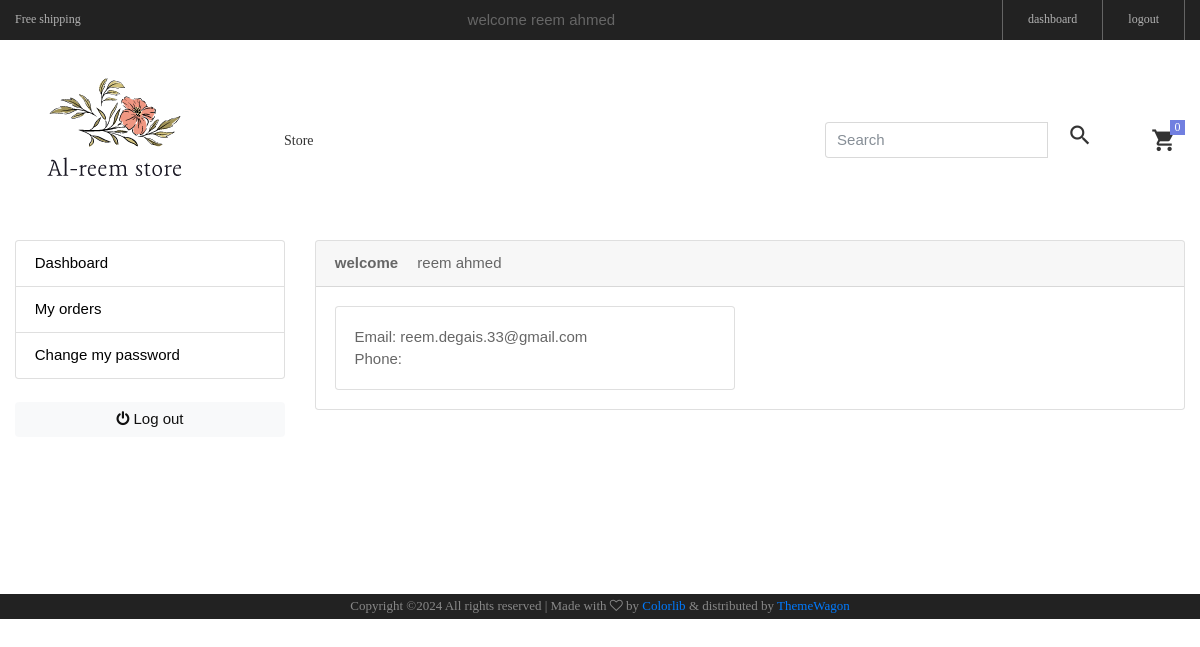
Screenshot of /accounts/dashboard/ (signed in) with the database file from the repository.
### accounts/models.py (models this page shows, shortened)
class Account(AbstractBaseUser):
    first_name = models.CharField(max_length=50)
    last_name = models.CharField(max_length=50)
    username = models.CharField(max_length=50, unique=True)
    email = models.EmailField(max_length=100, unique=True)
    phone_number = models.CharField(max_length=50)
    date_joined = models.DateTimeField(auto_now_add=True)
    last_login = models.DateTimeField(auto_now_add=True)
    is_admin = models.BooleanField(default=False)
    is_staff = models.BooleanField(default=False)
    is_active = models.BooleanField(default=False)
    is_superadmin = models.BooleanField(default=False)
    USERNAME_FIELD = 'email'
    REQUIRED_FIELDS = ['username', 'first_name', 'last_name']
    objects = MyAccountManager()

### accounts/views.py (the view)
# urls.py: path('dashboard/', views.dashboard, name='dashboard'),
@login_required(login_url= 'login')
def dashboard(request):
    return render(request, 'dashboard.html')

### cart/context_processors.py (called while the page is built)
def count(request):
    cart_counter = 0
    try:
        cart = Cart.objects.filter(cart_id=_cart_id(request))
        if request.user.is_authenticated:
            cart_items = CartItem.objects.all().filter(user=request.user)
        else:
            cart_items = CartItem.objects.all().filter(cart=cart[:1])
        for cart_item in cart_items:
            cart_counter += cart_item.quantity
    except Cart.DoesNotExist:
        cart_counter = 0
    return dict(cart_counter=cart_counter)

### cart/views.py (called while the page is built)
def _cart_id(request):
    cart = request.session.session_key
    if not cart:
        cart = request.session.create()
    return cart

### category/context_processors.py (called while the page is built)
def menu_links(request):
    links = Category.objects.all()
    return dict(links=links)

### templates/dashboard.html (shortened to what this page needs)
{% extends 'base.html' %}
{% block content %}
<section class="section-conten padding-y bg">
<div class="container" style=" padding-bottom: 13.1%;">
	<div class="row">
	{%include 'side_bar.html'%}
	<main class="col-md-9">
		<article class="card">
		<header class="card-header">
			<strong class="d-inline-block mr-3">welcome</strong>
			<span>{{user.first_name}} {{user.last_name}}</span>
		</header>
		<div class="card-body">
			<div class="row">
				<div class="col-md-6">
					<div class="card">
						<div class="card-body">
					       Email: {{user.email}} <br>
			    	        Phone: {{user.phone_number}}<br>
						</div>
					</div>
				</div>
			</div>
			</div>
		</div>
</div>
</section>
{% endblock %}

### templates/header.html
{% load static%}
<header >
    <div class="container-menu-desktop">
        <div class="top-bar">
            <div class="content-topbar flex-sb-m h-full container">
                <div class="left-top-bar">
                    Free shipping
                </div>
                {% if user.id is None%}
                <div class="right-top-bar flex-w h-full">
                    <a href="{% url 'login' %}" class="flex-c-m trans-04 p-lr-25">
                        lonin
                    </a>
                    <a href="{% url 'register' %}" class="flex-c-m trans-04 p-lr-25">
                        register
                    </a>
                </div>
                {%else%}
                <div class="right-top-bar">
                    welcome {{user.first_name}} {{user.last_name}}
                </div>
                <div class="right-top-bar flex-w h-full">
                    <a href="{% url 'dashboard' %}" class="flex-c-m trans-04 p-lr-25">
                        dashboard
                    </a>
                    <a href="{% url 'logout' %}" class="flex-c-m trans-04 p-lr-25">
                        logout
                    </a>
                </div>
                {%endif%}
            </div>
        </div>
        <div class="">
            <nav class="limiter-menu-desktop container">
                <a href="{% url 'home' %}" class="logo">
                    <img src="{% static 'images/icons/logoo.png' %}" alt="IMG-LOGO" style="height: 200px;">
                </a>
                <div class="menu-desktop">
                    <ul class="main-menu">
                        <li>
                            <a href="{% url 'store' %}">Store</a>
                        </li>
                    </ul>
                </div>
                <div class="wrap-icon-header flex-w flex-r-m">
                    <form action="{% url 'search' %}" class="search" method='GET'>
                        <div class="input-group w-100">
                            <input type="text" class="form-control" style="width:60%;" placeholder="Search" name="keyword">
                            <div class="input-group-append">
                              <button class="icon-header-item cl2 hov-cl1 trans-04 p-l-22 p-r-11 " type="submit">
                                <i class="zmdi zmdi-search"></i>
                              </button>
                            </div>
                          </div>
                      </form>
                    <a href="{% url 'cart' %}" class="widget-header pl-3 ml-3">
                        <div class="icon-header-item cl2 hov-cl1 trans-04 p-l-22 p-r-11 icon-header-noti" data-notify="{{cart_counter}}"><i class="zmdi zmdi-shopping-cart"></i></div>
                      </a>
                </div>
            </nav>
        </div>
    </div>
</header>

### ecommerce/static/css/main.css (style rules this page uses)
.container { max-width: 1380px; }
@media (max-width: 1600px) { .container { max-width: 1200px; } }
.container-menu-desktop { height: auto; width: 100%; position: relative; -webkit-transition: all 0.3s; -o-transition: all 0.3s; -moz-transition: all 0.3s; transition: all 0.3s; }
.top-bar { height: 40px; background-color: #222; }
.left-top-bar { font-family: Poppins-Regular; font-size: 12px; line-height: 1.8; color: #b2b2b2; }
.right-top-bar a { font-family: Poppins-Regular; font-size: 12px; line-height: 1.8; height: 100%; color: #b2b2b2; border-right: 1px solid rgba(255,255,255,0.3); }
.right-top-bar a:first-child { border-left: 1px solid rgba(255,255,255,0.3); }
.limiter-menu-desktop { height: 100%; display: -webkit-box; display: -webkit-flex; display: -moz-box; display: -ms-flexbox; display: flex; align-items: center; background-color: transparent; }
.logo { display: -webkit-box; display: -webkit-flex; display: -moz-box; display: -ms-flexbox; display: flex; align-items: center; height: 65%; margin-right: 55px; }
.logo img { max-width: 100%; max-height: 100%; }
.menu-desktop { display: -webkit-box; display: -webkit-flex; display: -moz-box; display: -ms-flexbox; display: flex; align-items: center; height: 100%; }
.main-menu { list-style-type: none; margin: 0; display: -webkit-box; display: -webkit-flex; display: -moz-box; display: -ms-flexbox; display: flex; align-items: center; }
.main-menu > li { display: block; position: relative; padding: 20px 10px 20px 0px; margin: 0px 4px 0px 14px; }
.main-menu > li > a { font-family: Poppins-Medium; font-size: 14px; color: #333; padding: 5px 0px; transition: all 0.4s; -webkit-transition: all 0.4s; -o-transition: all 0.4s; -moz-transition: all 0.4s; }
.wrap-icon-header { flex-grow: 1; }
.icon-header-item { position: relative; font-size: 26px; line-height: 1; cursor: pointer; }
.icon-header-noti::after { content: attr(data-notify); font-family: Poppins-Regular; font-size: 12px; color: #fff; line-height: 15px; text-align: center; display: block; position: absolute; top: -7px; right: 0; min-width: 15px; height: 15px; padding: 0 3px; background-color: #717fe0; }
.cl2 { color: #333; }

### rows the page displays
Account: first_name "reem", last_name "ahmed", email "reem.degais.33@gmail.com"
